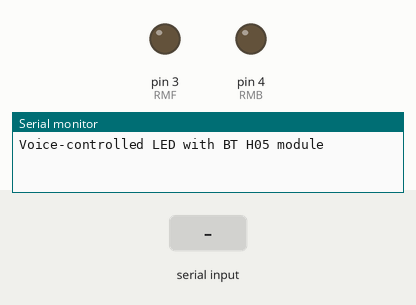
Recording of a sketch running on a simulated Arduino Uno, built with avr-gcc and run on an emulated ATmega328P. On the bench: output pins drawn as LEDs (lit = HIGH), the last lines printed to the serial monitor. The test bench sets the inputs (shaded band).

Above: at 1.2 s.
1.3 s: "1" received over the second serial link
At 1.4 s:
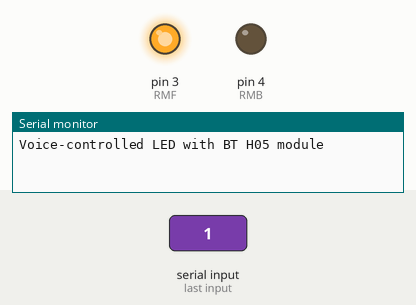
3.0 s: "2" received over the second serial link
At 3.1 s:
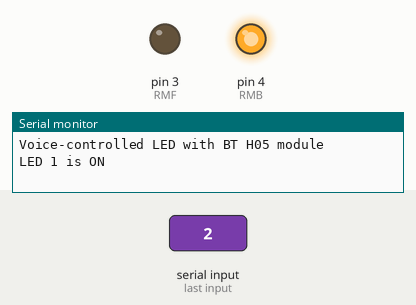
Timing chart, 0 to 6.0 s (numbered marks = the images above; inputs shaded):
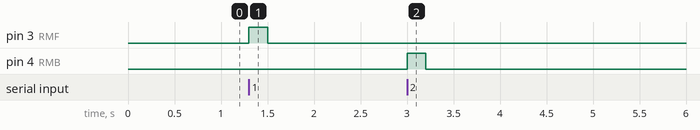

The sketch:

Smart_Helmet_Voice_HC05_Code.ino
```cpp
#include <SoftwareSerial.h>
#include <Arduino.h>

SoftwareSerial BTserial(10, 11); // RX, TX pins for BT H05 module
int RMF = 3; // IN1
int RMB = 4; //  IN2

void setup() {
  pinMode (RMF, OUTPUT);
  pinMode (RMB, OUTPUT);
  // Configure the BT H05 module communication
  BTserial.begin(9600);
  Serial.begin(9600);
  Serial.println("Voice-controlled LED with BT H05 module");
}

void loop() {
  if (BTserial.available()) {
    char command = BTserial.read();

    if (command == '1') {
    digitalWrite(RMF, HIGH);
    digitalWrite(RMB,LOW);
    delay(200); // Turn on LED 1
    Serial.println("LED 1 is ON");
    digitalWrite(RMF, LOW);
    digitalWrite(RMB,LOW);
    }
    else if (command == '2') {
    digitalWrite(RMF, LOW);
    digitalWrite(RMB, HIGH);
    delay(200); // Turn off LED 1
    Serial.println("LED 1 is OFF");
    digitalWrite(RMF, LOW);
    digitalWrite(RMB,LOW);
    }
    else if (command == '3') {
    digitalWrite (RMF, LOW);
   digitalWrite (RMB, LOW);
   delay (100); // Turn off LED 1
    Serial.println("LED 1 is null");
    }
  }
}
```

Measured:
- after the input at 1.3 s, pin 3 (RMF): LOW → HIGH at once, → LOW 0.20 s later
- after the input at 3.0 s, pin 4 (RMB): LOW → HIGH at once, → LOW 0.20 s later
